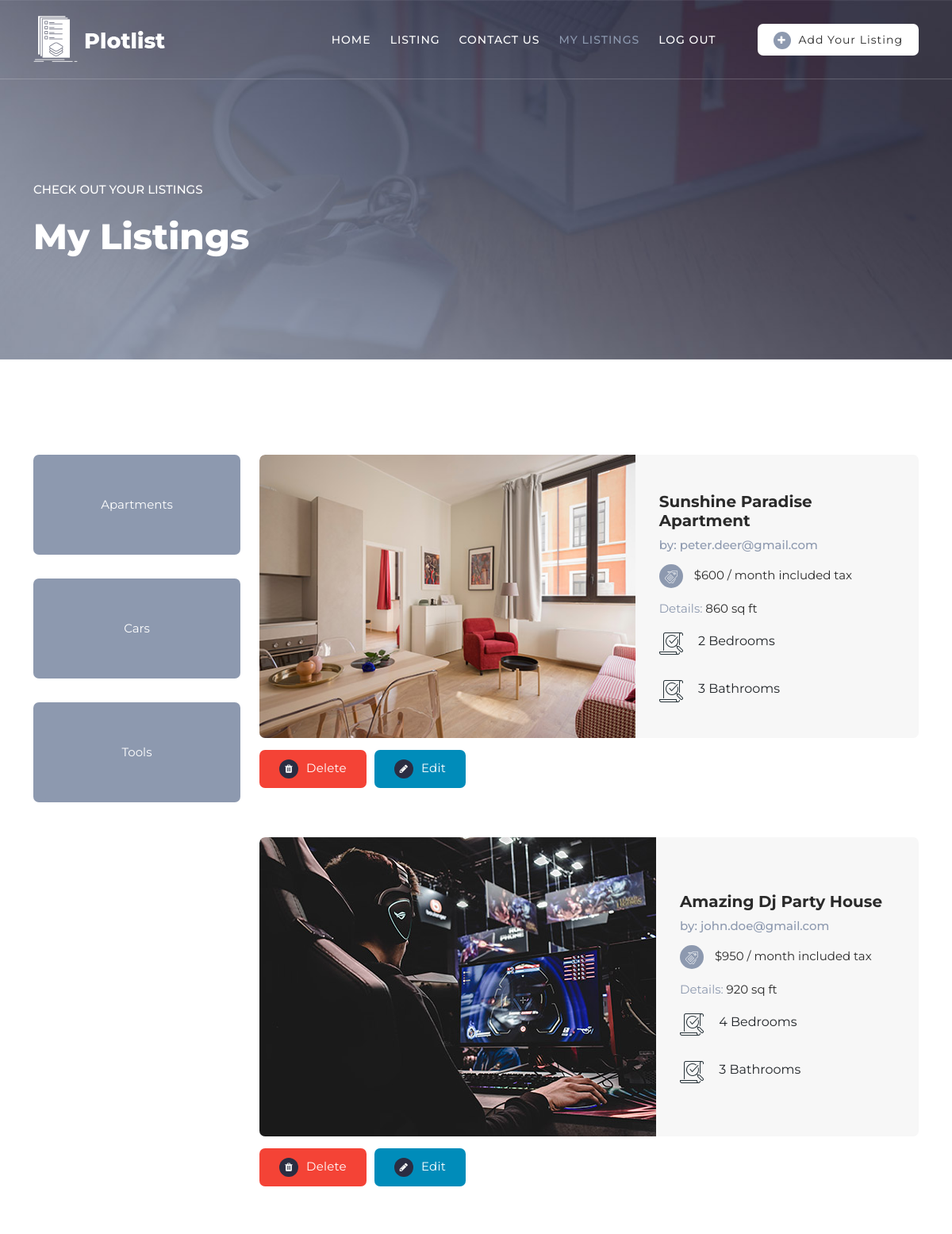
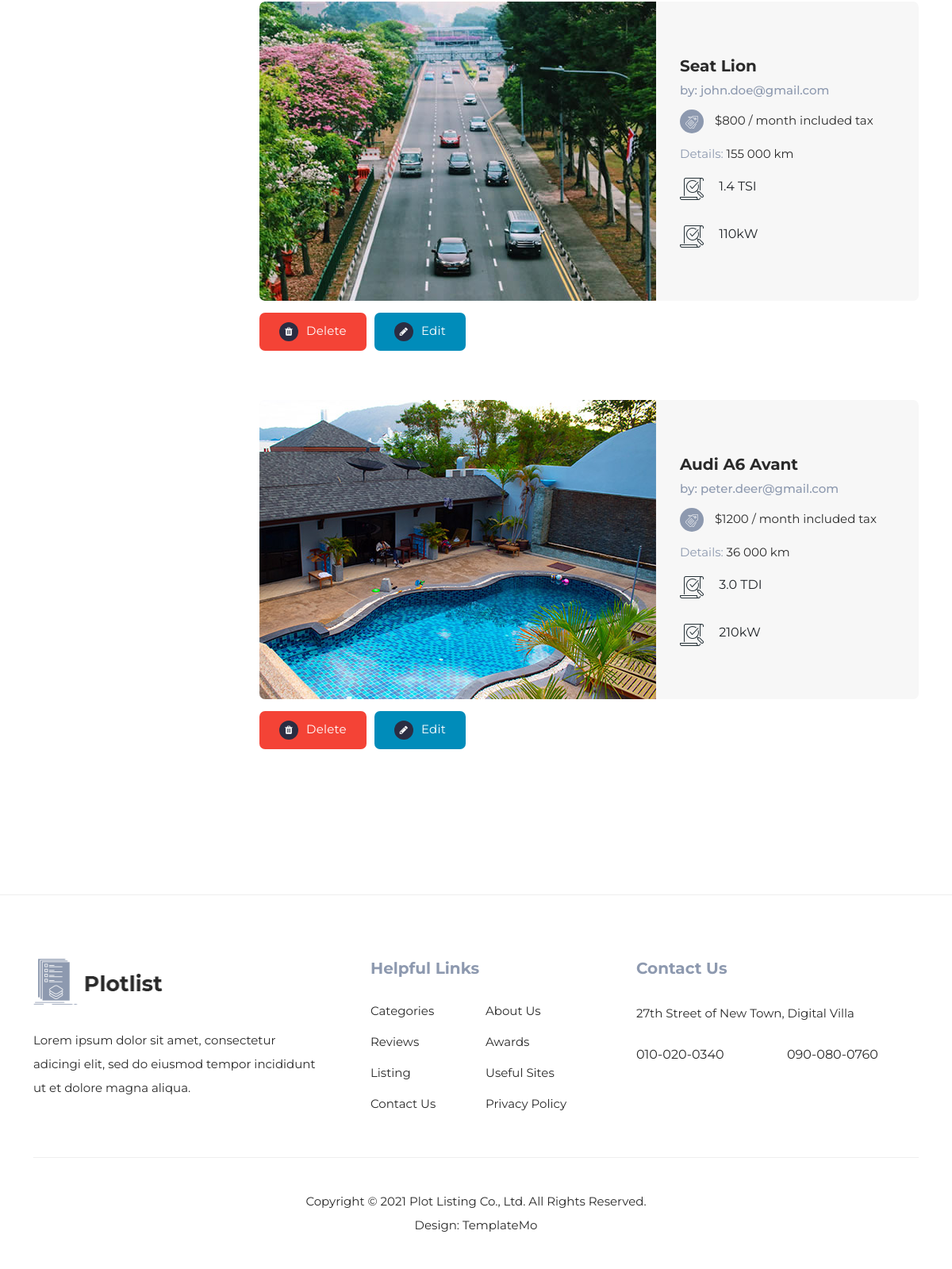
Screenshot of /my_listings.php (signed in) with the database file from the repository (2 pictures, top to bottom).
### tables this page shows
CREATE TABLE `category` (
  `id` int(11) NOT NULL,
  `category` varchar(50) NOT NULL,
  `created_at` datetime NOT NULL,
  `updated_at` datetime DEFAULT NULL
);

CREATE TABLE `listing` (
  `id` int(11) NOT NULL,
  `name` varchar(125) NOT NULL,
  `price` double NOT NULL,
  `details` varchar(255) NOT NULL,
  `detail1` varchar(125) NOT NULL,
  `detail2` varchar(125) NOT NULL,
  `created_at` datetime NOT NULL,
  `updated_at` datetime DEFAULT NULL,
  `User_id` int(11) NOT NULL,
  `Category_id` int(11) NOT NULL,
  `Image_id` int(11) NOT NULL
);

CREATE TABLE `user` (
  `id` int(11) NOT NULL,
  `email` varchar(125) NOT NULL,
  `password` varchar(125) NOT NULL,
  `is_admin` tinyint(4) NOT NULL,
  `created_at` datetime NOT NULL,
  `updated_at` datetime DEFAULT NULL
);

### DB.php (called while the page is built, shortened)
<?php
class DB
{
    private $connection;
    public function __construct($host, $dbname, $username, $password)
    {
        $this->host = $host;
        $this->dbname = $dbname;
        $this->username = $username;
        $this->password = $password;
        try {
            $this->connection = new \PDO('mysql:host='.$this->host.';dbname='.$this->dbname, $this->username, $this->password);
        } catch (\PDOException $e) {
            print "Error!: " . $e->getMessage() . "<br/>";
            die();
        }
    }
    public function getListing()
    {
        $listingItems = [];
        $sql = "SELECT listing.id listing_id, listing.name, listing.price, listing.details, listing.detail1, listing.detail2, user.email, user.id user_id, category.category,
        Category_id category_id, image.path image, image.alt_name, image.id image_id FROM `listing`
        INNER JOIN user ON listing.User_id = user.id INNER JOIN category ON listing.Category_id = category.id INNER JOIN image ON listing.Image_id = image.id;";
        $query = $this->connection->query($sql);
        while ($row = $query->fetch()) {
            $listingItems[] = [
                'listing_id' => $row['listing_id'],
                'name' => $row['name'],
                'price' => $row['price'],
                'details' => $row['details'],
                'detail1' => $row['detail1'],
                'detail2' => $row['detail2'],
                'email' => $row['email'],
                'user_id' => $row['user_id'],
                'category' => $row['category'],
                'category_id' => $row['category_id'],
                'image' => $row['image'],
                'alt_name' => $row['alt_name'],
                'image_id' => $row['image_id']
            ];
        }
        return $listingItems;
    }
    public function getCategory()
    {
        $listingItems = [];
        $sql = "SELECT id, category FROM `category`;";
        $query = $this->connection->query($sql);
        while ($row = $query->fetch()) {
            $listingItems[] = [
                'id' => $row['id'],
                'category' => $row['category']
            ];
        }
        return $listingItems;
    }
}

### my_listings.php (the view, shortened to what this page needs)
<?php
$db = $GLOBALS['db'];
$listingItems = $db->getListing();
$categoryItems = $db->getCategory();
?>
<!DOCTYPE html>
<html lang="en">
  <head>
    <link href="vendor/bootstrap/css/bootstrap.min.css" rel="stylesheet">
    <link rel="stylesheet" href="assets/css/fontawesome.css">
    <link rel="stylesheet" href="assets/css/templatemo-plot-listing.css">
    <link rel="stylesheet" href="assets/css/animated.css">
    <link rel="stylesheet" href="assets/css/owl.css">
  </head>
<body>
  <header class="header-area header-sticky wow slideInDown" data-wow-duration="0.75s" data-wow-delay="0s">
    <div class="container">
      <div class="row">
        <div class="col-12">
          <nav class="main-nav">
            <a href="index.php" class="logo">
            </a>
            <ul class="nav">
              <li><a href="index.php">Home</a></li>
              <li><a href="listing.php">Listing</a></li>
              <li><a href="contact.php">Contact Us</a></li>
              <?php
              if($_SESSION) {
                if($_SESSION['logged_in']) {
                  ?><li><a href="my_listings.php" class="active">My Listings</a></li>
                  <li><a href="logout.php">Log out</a></li>
                  <li><div class="main-white-button"><a href="listing_add.php"><i class="fa fa-plus"></i>Add Your Listing</a></div></li>
                <?php
                  }else {
                  ?><li><a href="login.php">Log in</a></li>
                  <li><div ></div></li>
                <?php
                  }
              }else {
                ?><li><a href="login.php">Log in</a></li>
                <li><div ></div></li>
              <?php
              }
              ?>
            </ul>
          </nav>
        </div>
      </div>
    </div>
  </header>
  <div class="page-heading">
    <div class="container">
      <div class="row">
        <div class="col-lg-8">
          <div class="top-text header-text">
            <h6>Check Out Your Listings</h6>
            <h2>My listings</h2>
          </div>
        </div>
      </div>
    </div>
  </div>
  <div class="listing-page">
    <div class="container">
      <div class="row">
        <div class="col-lg-12">
          <div class="naccs">
            <div class="grid">
              <div class="row">
                <div class="col-lg-3">
                  <div class="menu">
                  <?php
                    foreach ($categoryItems as $categoryItem) {
                  ?>
                    <div>
                      <div class="thumb" style="text-align: center">
                        <?php echo $categoryItem['category']; ?>
                      </div>
                    </div>
                    <?php
                      }
                    ?>
                  </div>
                </div>
                <div class="col-lg-9">
                  <ul class="nacc">
                  <?php
                    foreach ($categoryItems as $categoryItem) {
                  ?>
                    <li class="active">
                      <div>
                        <div class="col-lg-12">
                          <div class="owl-carousel owl-listing">
                            <div class="item">
                              <div class="row">
                                <div class="col-lg-12">
                                <?php
                                foreach ($listingItems as $listingItem) {
                                  if($categoryItem["id"] === $listingItem['category_id']){
                                    if($_SESSION['is_admin']){
                                ?>
                                  <div class="listing-item">
                                    <div class="left-image">
                                      <img src=<?php echo $listingItem['image']; ?> alt=<?php echo $listingItem['alt_name']; ?>>
                                    </div>
                                    <div class="right-content align-self-center">
                                      <h4><?php echo $listingItem['name']; ?></h4>
                                      <h6>by: <?php echo $listingItem['email']; ?></h6>
                                      <span class="price"><div class="icon"><img src="assets/images/listing-icon-01.png" alt=""></div> $<?php echo $listingItem['price']; ?> / month included tax</span>
                                      <span class="details">Details: <em><?php echo $listingItem['details']; ?></em></span>
                                      <span class="info"><img src="assets/images/listing-icon-heading.png" alt=""> <?php echo $listingItem['detail1']; ?><br><br><img src="assets/images/listing-icon-heading.png" alt=""> <?php echo $listingItem['detail2']; ?></span>
                                    </div>
                                  </div>
                                  <form id="contact" action="delete_listing.php" method="post" class="contact-form" style="float: left">
                                    <div style="margin: -15px -50px 75px -45px">
                                      <button type="submit" class="main-button " style="background-color: #f44336"><i class="fa fa-trash" ></i>Delete</button>
                                    </div>
                                  </form>
                                  <form id="contact" action="edit_listing.php" method="post" class="contact-form" style="float: left">
                                    <div style="margin: -15px -50px 75px -45px">
                                      <button type="submit" class="main-button " style="background-color: #008CBA"><i class="fa fa-pencil" ></i>Edit</button>
                                    </div>
                                  </form>
                                  <?php
                                    }else if($listingItem['user_id'] === $_SESSION['user_id']){
                                  ?>
                                  <div class="listing-item">
                                    <div class="left-image">
                                      <img src=<?php echo $listingItem['image']; ?> alt=<?php echo $listingItem['alt_name']; ?>>
                                      <!-- <div class="hover-content">
                                        <div class="main-white-button">
                                          <a href="contact.php"><i class="fa fa-eye"></i> Contact Now</a>
                                        </div>
                                      </div> -->
                                    </div>
                                    <div class="right-content align-self-center">
                                      <h4><?php echo $listingItem['name']; ?></h4>
                                      <h6>by: <?php echo $listingItem['email']; ?></h6>
                                      <span class="price"><div class="icon"><img src="assets/images/listing-icon-01.png" alt=""></div> $<?php echo $listingItem['price']; ?> / month included tax</span>
                                      <span class="details">Details: <em><?php echo $listingItem['details']; ?></em></span>
                                      <span class="info"><img src="assets/images/listing-icon-heading.png" alt=""> <?php echo $listingItem['detail1']; ?><br><br><img src="assets/images/listing-icon-heading.png" alt=""> <?php echo $listingItem['detail2']; ?></span>
                                    </div>
                                  </div>
                                  <form id="contact" action="delete_listing.php" method="post" class="contact-form" style="float: left">
                                    <div style="margin: -15px -50px 75px -45px">
                                      <textarea name="listing_id" type="text" class="form-control" id="message" class="form-control" required="" style="display:none"><?php echo $listingItem['listing_id']; ?></textarea>
                                      <button type="submit" class="main-button " style="background-color: #f44336"><i class="fa fa-trash" ></i>Delete</button>
                                    </div>
                                  </form>
                                  <form id="contact" action="edit_listing.php" method="post" class="contact-form" style="float: left">
                                    <div style="margin: -15px -50px 75px -45px">
                                      <textarea name="listing_id" type="text" class="form-control" id="message" class="form-control" required="" style="display:none"><?php echo $listingItem['listing_id']; ?></textarea>
                                      <button type="submit" class="main-button " style="background-color: #008CBA"><i class="fa fa-pencil" ></i>Edit</button>
                                    </div>
                                  </form>
                                      <?php
                                        }
                                      }
                                  }
                                  ?>
                                </div>
                              </div>
                            </div>
                          </div>
                        </div>
                      </div>
                    </li>
                    <?php
                      }
                    ?>
                  </ul>
                </div>
              </div>
            </div>
          </div>
        </div>
      </div>
    </div>
  </div>
  <footer>
    <div class="container">
      <div class="row">
        <div class="col-lg-4">
          <div class="about">
            <div class="logo">
              <img src="assets/images/black-logo.png" alt="">
            </div>
            <p>Lorem ipsum dolor sit amet, consectetur adicingi elit, sed do eiusmod tempor incididunt ut et dolore magna aliqua.</p>
          </div>
        </div>
        <div class="col-lg-4">
          <div class="helpful-links">
            <h4>Helpful Links</h4>
            <div class="row">
              <div class="col-lg-6">
                <ul>
                  <li><a href="#">Categories</a></li>
                  <li><a href="#">Reviews</a></li>
                  <li><a href="#">Listing</a></li>
                  <li><a href="#">Contact Us</a></li>
                </ul>
              </div>
              <div class="col-lg-6">
                <ul>
                  <li><a href="#">About Us</a></li>
                  <li><a href="#">Awards</a></li>
                  <li><a href="#">Useful Sites</a></li>
                  <li><a href="#">Privacy Policy</a></li>
                </ul>
              </div>
            </div>
          </div>
        </div>
        <div class="col-lg-4">
          <div class="contact-us">
            <h4>Contact Us</h4>
            <p>27th Street of New Town, Digital Villa</p>
            <div class="row">
              <div class="col-lg-6">
                <a href="#">010-020-0340</a>
              </div>
              <div class="col-lg-6">
                <a href="#">090-080-0760</a>
              </div>
            </div>
          </div>
        </div>
        <div class="col-lg-12">
          <div class="sub-footer">
            <p>Copyright © 2021 Plot Listing Co., Ltd. All Rights Reserved.
            <br>
			Design: <a rel="nofollow" href="https://templatemo.com" title="CSS Templates">TemplateMo</a></p>
          </div>
        </div>
      </div>
    </div>
  </footer>
</body>
</html>

### rows the page displays
category: category "Tools"
listing: shows a picture, name "Sunshine Paradise Apartment", User.email "peter.deer@gmail.com", price "600", details "860 sq ft", detail1 "2 Bedrooms", detail2 "3 Bathrooms"
listing: shows a picture, name "Amazing Dj Party House", User.email "john.doe@gmail.com", price "950", details "920 sq ft", detail1 "4 Bedrooms", detail2 "3 Bathrooms"
listing: shows a picture, name "Seat Lion", User.email "john.doe@gmail.com", price "800", details "155 000 km", detail1 "1.4 TSI", detail2 "110kW"
listing: shows a picture, name "Audi A6 Avant", User.email "peter.deer@gmail.com", price "1200", details "36 000 km", detail1 "3.0 TDI", detail2 "210kW"

### other values shown
$categoryItem['category'] "Apartments"
$categoryItem['category'] "Cars"
